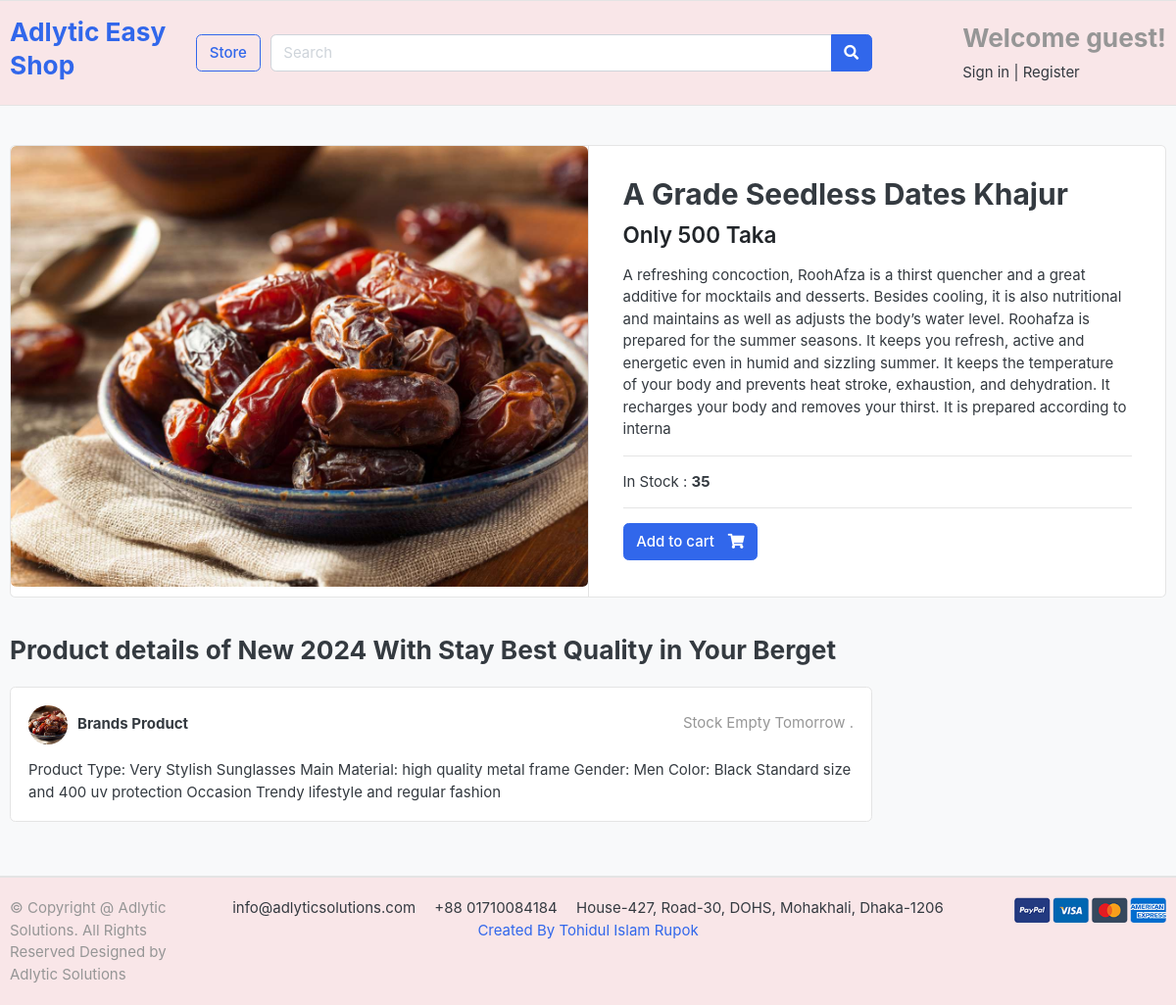
The page /store/product_detail/a-grade-seedless-dates-khajur/ on the database its author committed.
### store/models.py (models this page shows, shortened)
class Product(models.Model):
    Produc_name = models.CharField( max_length=100, unique = True )
    slug = models.SlugField(max_length=200, unique=True)
    description = models.TextField(max_length=500, unique = True)
    price = models.IntegerField()
    image = models.ImageField(upload_to='photos/products')
    stock = models.IntegerField(null = True)
    is_availble = models.BooleanField(default = True)

### store/views.py (the view)
# urls.py: path('product_detail/<slug:product_slug>/', views.product_detail ,name='product_detail'),
def product_detail(request, product_slug):
    single_product = Product.objects.get(slug = product_slug)
    return render(request, 'store/product-detail.html', {'product' : single_product})

### store/templates/store/product-detail.html (shortened to what this page needs)
{% extends 'base.html' %}
{% block body%}
<section class="section-content padding-y bg">
      <div class="container">
        <div class="card">
          <div class="row no-gutters">
            <aside class="col-md-6">
              <article class="gallery-wrap">
                <div class="img-big-wrap">
                  <a href="#"><img src="{{product.image.url}}" /></a>
                </div>
              </article>
            </aside>
            <main class="col-md-6 border-left">
              <article class="content-body">
                <h2 class="title">{{product.Produc_name}}</h2>
                <div class="mb-3">
                  <var class="price h4">Only {{product.price}} Taka</var>
                </div>
                <p>
                  {{product.description}}
                </p>
                <hr />
                <p>
                  In Stock : <b>{{product.stock}}</b>
                </p>
                <hr />
                <form method="post">
                  <a href="{% url 'add_cart' product.id %}" class="btn btn-primary">
                    <span class="text">Add to cart</span>
                    <i class="fas fa-shopping-cart"></i>
                  </a>
                </form>
              </article>
            </main>
          </div>
        </div>
        <br />
        <div class="row">
          <div class="col-md-9">
            <header class="section-heading">
              <h3>Product details of New 2024 With Stay Best Quality in Your Berget </h3>
            </header>
            <article class="box mb-3">
              <div class="icontext w-100">
                <img
                  src="{{product.image.url}}"
                  class="img-xs icon rounded-circle"
                />
                <div class="text">
                  <span class="date text-muted float-md-right"
                    >Stock Empty Tomorrow .
                  </span>
                  <h6 class="mb-1">Brands Product</h6>
                </div>
              </div>
              <div class="mt-3">
                <p>
                    Product Type: Very Stylish Sunglasses
                    Main Material: high quality metal frame
                    Gender: Men
                    Color: Black
                    Standard size and 400 uv protection
                    Occasion Trendy lifestyle and regular fashion
                </p>
              </div>
            </article>
          </div>
        </div>
      </div>
    </section>
{% endblock %}

### static/css/ui.css (style rules this page uses)
html { font-family: "Inter", sans-serif; font-size: 15px; }
.content-body { flex: 1 1 auto; padding: 2rem 2.3rem; }
.img-xs, .img-sm, .img-md, .img-lg { -o-object-fit: cover; object-fit: cover; flex-shrink: 0; flex-grow: 0; }
.img-xs { width: 40px; height: 40px; }
.padding-y { padding-top: 40px; padding-bottom: 40px; }
var { font-style: normal; }
article:after, .form-group:after { display: block; clear: both; content: ""; }
.bg { background-color: #f8f9fa; }
.section-heading { margin-bottom: 20px; margin-top: 15px; }
p:last-child { margin-bottom: 0; }
.btn .text + i { margin-left: 10px; }
.icontext { display: inline-flex; align-items: center; vertical-align: middle; }
.icontext .text { width: 100%; line-height: 1.2; }
.icontext .icon { position: relative; margin-right: 10px; flex-shrink: 0; flex-grow: 0; }
.price { font-weight: 600; color: #212529; }
.box { padding: 18px; background: #fff; border-radius: 0.37rem; border: 1px solid #e4e4e4; }
.box img { max-width: 100%; }
.gallery-wrap .img-big-wrap { margin-bottom: 10px; border-radius: 0.37rem; overflow: hidden; background-color: #fff; }
.gallery-wrap .img-big-wrap a { text-align: center; display: block; }
.gallery-wrap .img-big-wrap img { height: 450px; width: auto; display: inline-block; }

### templates/base.html (style rules this page uses)
body { background-color: #F9E6E8 ; }

### rows shown on the page
Product: image (picture), Produc_name "A Grade Seedless Dates Khajur", price "500", description "A refreshing concoction, RoohAfza is a thirst quencher and a great additive for mocktails and desserts. Besides cooling, it is also nutritional and maintains as well as adjusts the body’s water level. Roohafza is prepared for the summer seasons. It keeps you refresh, active and energetic even in humid and sizzling summer. It keeps the temperature of your body and prevents heat stroke, exhaustion, and dehydration. It recharges your body and removes your thirst. It is prepared according to interna", stock "35"
